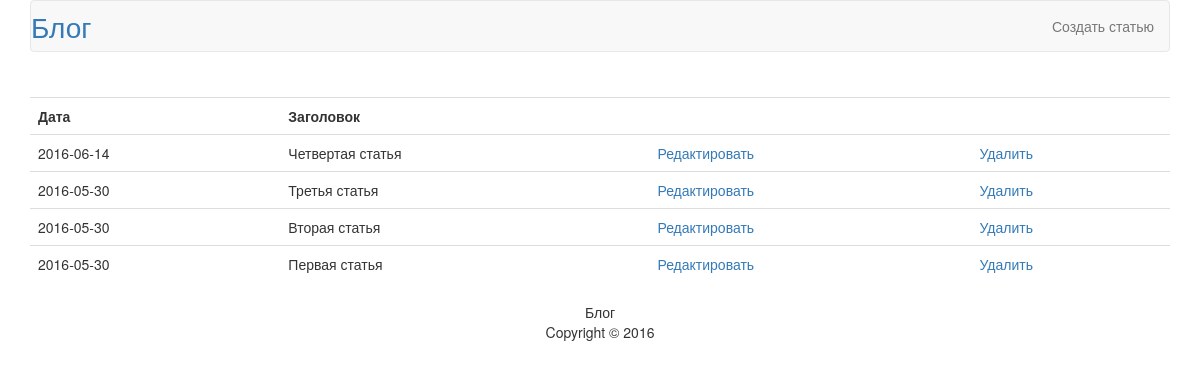
Page /admin/index.php on the earlier database version.
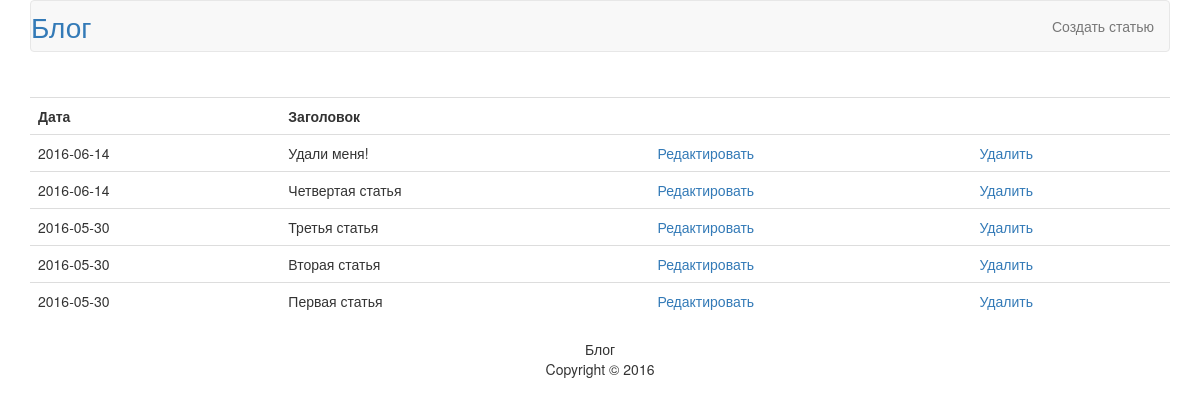
Same page on the later database version.
### tables this page shows
CREATE TABLE `articles` (
  `id` int(11) NOT NULL,
  `title` varchar(255) NOT NULL,
  `content` text NOT NULL,
  `date` date NOT NULL
);

### models/articles.php (called while the page is built, shortened)
<?php
    function articles_all($link){
        $query = "SELECT * FROM articles ORDER BY id DESC";
        $result = mysqli_query($link, $query);
        $n = mysqli_num_rows($result);
        $articles = array();
        for ($i = 0; $i < $n; $i++)
        {
            $row = mysqli_fetch_assoc($result);
            $articles[] = $row;
        }
        return $articles;
    }
    function articles_intro($text, $len = 500)
    {
        return mb_substr($text, 0, $len);
    }
?>

### views/articles_admin.php (the view, shortened to what this page needs)
<!DOCTYPE html>
<hmtl>
    <head>
        <link rel="stylesheet" href="../style.css">
        <link rel="stylesheet" href="https://maxcdn.bootstrapcdn.com/bootstrap/3.3.6/css/bootstrap.min.css">
    </head>
    <body>
        <div class="container">
            <nav class="navbar navbar-default">
                <div class="container-fluid">
                    <div class="navbar-header">
                        <a id="blog" class="navbar-brand" href="../index.php">Блог</a>
                    </div>
                    <ul class="nav navbar-nav navbar-right">
                        <li><a href="index.php?action=add">Создать статью</a></li>
                    </ul>
                </div>
            </nav>
            <table id="admin_table" class="table">
                <tr>
                    <th>Дата</th>
                    <th>Заголовок</th>
                    <th></th>
                    <th></th>
                </tr>
                <?php foreach($articles as $article): ?>
                    <tr>
                        <td><?=$article['date']?></td>
                        <td><?=articles_intro($article['title'], 80)?></td>
                        <td>
                            <a href="index.php?action=edit&id=<?=$article['id']?>">Редактировать</a>
                        </td>
                        <td>
                            <a href="index.php?action=delete&id=<?=$article['id']?>">Удалить</a>
                        </td>
                    </tr>
                <?php endforeach ?>
            </table>
            <footer>
                <p>
                    Блог<br>Copyright &copy; 2016
                </p>
            </footer>
        </div>
    </body>
</hmtl>

Differences in the rows shown:
added articles: date "2016-06-14", title "Удали меня!"
